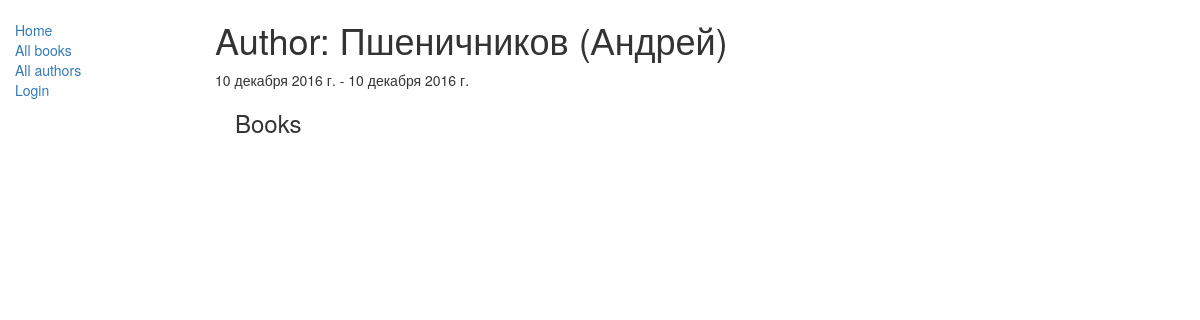
The app's page /catalog/author/4, older data.
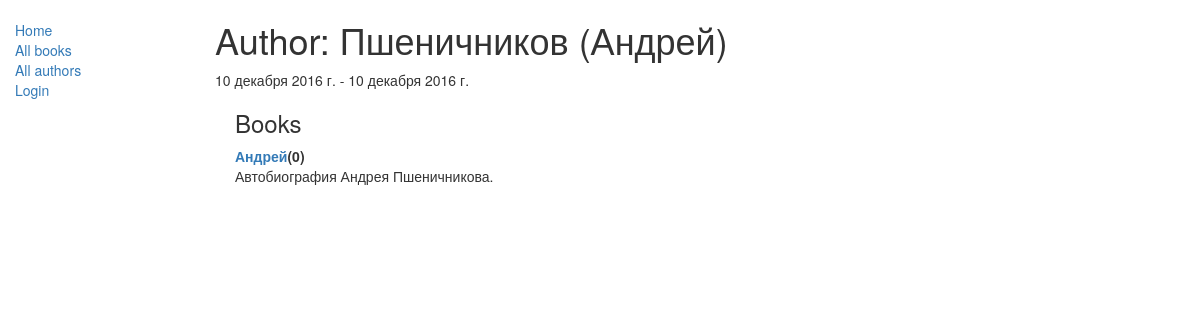
The same page, newer data.
### catalog/models.py (models this page shows, shortened)
class Book(models.Model):
    title = models.CharField(max_length=200)
    author = models.ForeignKey('Author', on_delete=models.SET_NULL, null=True)
    summary = models.TextField(max_length=1000, help_text="Enter a brief description of the book")
    isbn = models.CharField('ISBN', max_length=13,
                            help_text='13 Character <a href="https://www.isbn-international.org/content/what-isbn'
                                      '">ISBN number</a>')
    genre = models.ManyToManyField(Genre, help_text="Select a genre for this book")
    language = models.ForeignKey('Language', on_delete=models.SET_NULL, null=True)
    class Meta:
        ordering = ['title', 'author']
    def display_genre(self):
        """
        Creates a string for the Genre. This is required to display genre in Admin.
        """
        return ', '.join([genre.name for genre in self.genre.all()[:3]])
    display_genre.short_description = 'Genre'
    def __str__(self):
        return self.title

### catalog/views.py (the view)
# urls.py: url(r'^author/(?P<pk>\d+)$', views.AuthorDetailView.as_view(), name='author-detail'),
class AuthorDetailView(generic.DetailView):
    model = Author

### catalog/models.py (called while the page is built)
    def __str__(self):
        return '{0} ({1})'.format(self.last_name, self.first_name)

### catalog/templates/catalog/author_detail.html (shortened to what this page needs)
{% extends "base_generic.html" %}
{% block content %}
<h1>Author: {{ author }}</h1>
<p>{{author.date_of_birth}} - {% if author.date_of_death %}{{author.date_of_death}}{% endif %}</p>
<div style="margin-left:20px;margin-top:20px">
    <h3>Books</h3>
    <dl>
        {% for book in author.book_set.all %}
            <dt><a href="{% url 'book-detail' book.pk %}">{{ book }}</a>({{ book.bookinstance_set.all.count }})</dt>
            <dd>{{ book.summary }}</dd>
        {% endfor %}
    </dl>
</div>
{% endblock %}

Row changes from the older to the newer data that the page shows:
added Book: title "Андрей", bookinstance_set.all.count "0", summary "Автобиография Андрея Пшеничникова."
